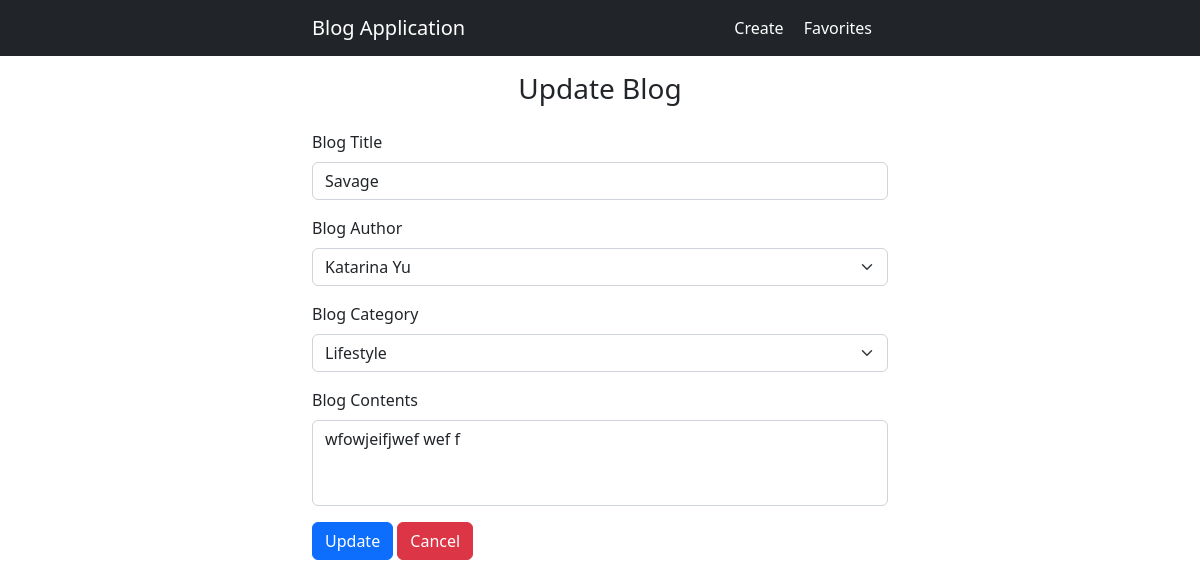
Screenshot of /update/2 with the database file from the repository.
### blog/models.py (models this page shows, shortened)
class Blog(models.Model):
    author = models.CharField(max_length=200)
    title = models.CharField(max_length=200)
    category = models.CharField(max_length=200)
    content = models.CharField(max_length=1000)
    created_at = models.DateTimeField('created_at', auto_now_add=True)

### blog/views.py (the view, shortened to what this page needs)
# urls.py: path('update/<int:id>', views.UpdateView.as_view(), name = 'update'),
class UpdateView(View):
    def get(self, request, id):
        template = 'blog/update.html'
        blog = get_object_or_404(Blog, pk = id)
        context = {
            'blog': blog
        }
        return render(request, template, context)

### blog/templates/blog/update.html (shortened to what this page needs)
{% extends 'base.html' %}
{% block content %}
<h3 class="mb-4 text-center">Update Blog</h3>
<form  method="POST">
    <div class="mb-3">
        <label for="title" class="form-label">Blog Title</label>
        <input type="text" class="form-control" id="title" name="title" required value="{{ blog.title }}">
    </div>
    <div class="mb-3">
        <label for="author" class="form-label">Blog Author</label>
        <select id="author" class="form-select" aria-label="author" name="author" required value="{{ blog.author }}">
            <option value="Katarina Yu">Katarina Yu</option>
          </select>
    </div>
    <div class="mb-3">
        <label for="category" class="form-label">Blog Category</label>
        <select id="category" class="form-select" aria-label="category" name="category" required value="{{ blog.category }}">
            <option value="Lifestyle">Lifestyle</option>
          </select>
    </div>
    <div class="mb-3">
        <label for="content" class="form-label">Blog Contents</label>
        <textarea class="form-control resize-none" id="content" rows="3" name="content" required>{{ blog.content }}
        </textarea>
    </div>
    <div class="mb-3">
        <button class="btn btn-primary" type="submit">Update</button>
        <a href="{{ request.META.HTTP_REFERER }}" class="btn btn-danger text-white me-2">Cancel</a>
    </div>
</form>
{% endblock %}

### blog/static/blog/style.css (style rules this page uses)
.resize-none { resize: none !important; }

### rows the page displays
Blog: title "Savage", author "Katarina Yu", category "Lifestyle", content "wfowjeifjwef wef f"
